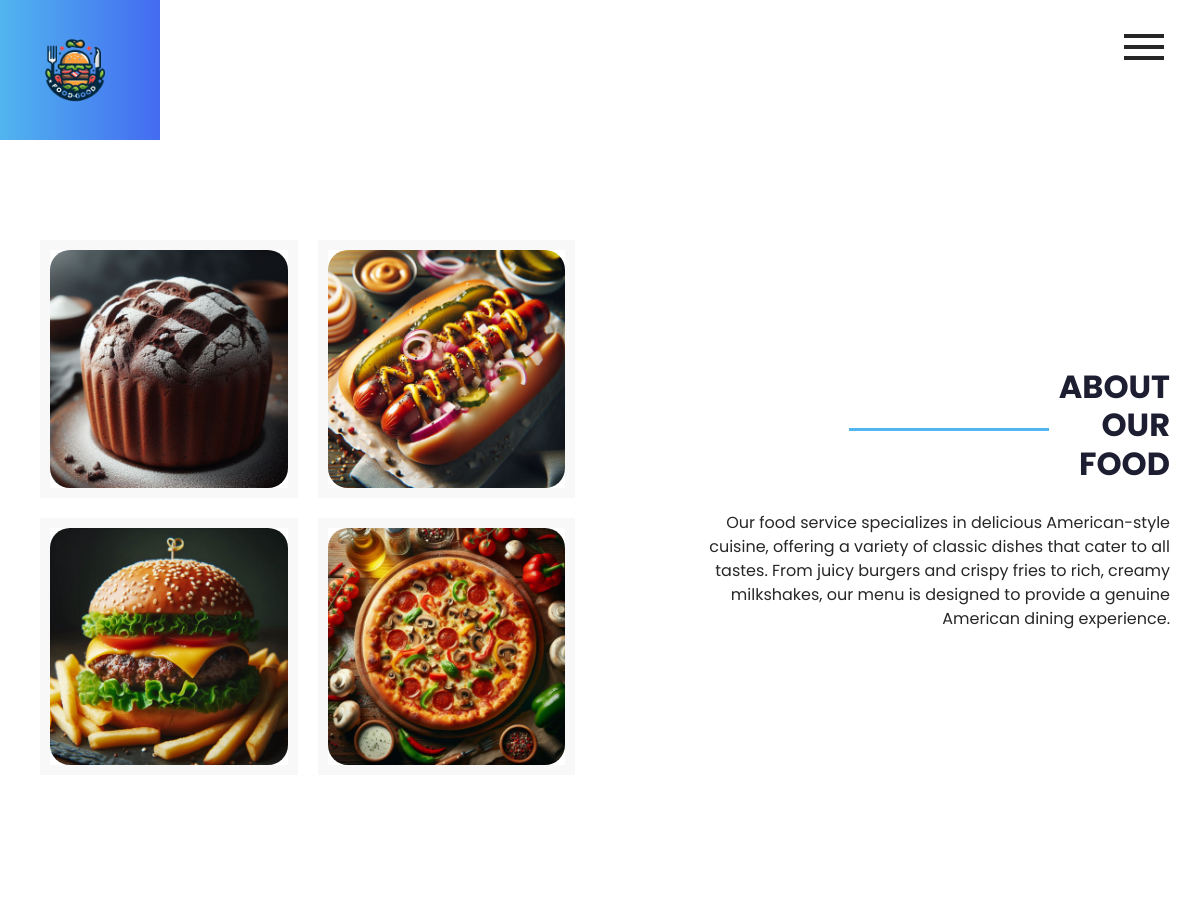
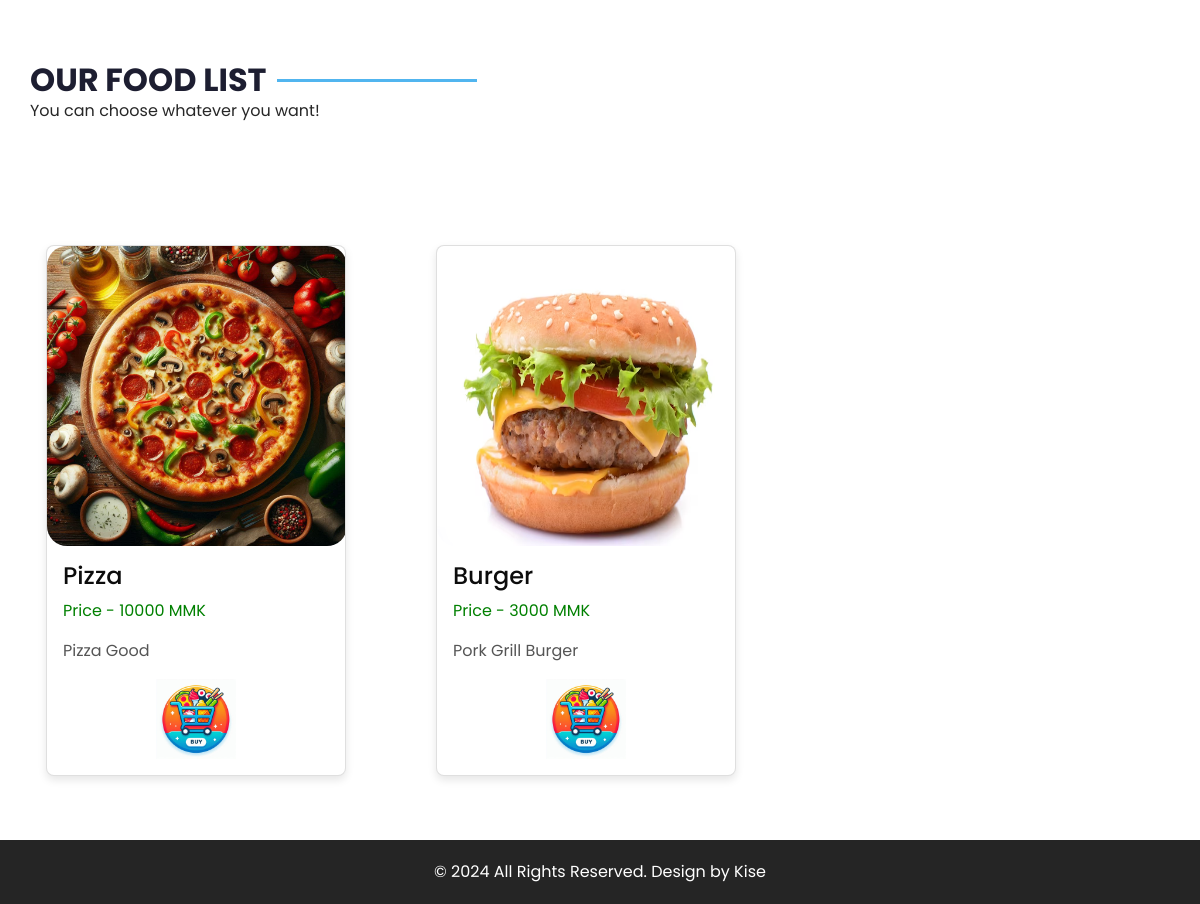
Screenshot of /food.php with the database file from the repository (2 pictures, top to bottom).
### tables this page shows
CREATE TABLE `foodlist` (
  `ID` int(11) NOT NULL,
  `Name` varchar(200) NOT NULL,
  `Price` int(20) NOT NULL,
  `Description` varchar(500) NOT NULL,
  `img` varchar(100) NOT NULL
);

### food.php (the view, shortened to what this page needs)
<!DOCTYPE html>
<html>
<head>
  <link rel="stylesheet" type="text/css"
    href="https://cdnjs.cloudflare.com/ajax/libs/OwlCarousel2/2.3.4/assets/owl.carousel.min.css" />
  <link rel="stylesheet" type="text/css" href="css/bootstrap.css" />
  <link href="css/style.css" rel="stylesheet" />
  <link href="css/responsive.css" rel="stylesheet" />
</head>
<body class="sub_page">
  <div class="hero_area">
    <header class="header_section">
      <div class="container-fluid">
        <nav class="navbar navbar-expand-lg custom_nav-container">
          <a class="navbar-brand" href="index.html">
            <img src="images/logo.png" alt="" />
          </a>
          <div class="navbar-collapse" id="">
            <div class="custom_menu-btn">
              <button onclick="openNav()">
                <span class="s-1"> </span>
                <span class="s-2"> </span>
                <span class="s-3"> </span>
              </button>
            </div>
          </div>
        </nav>
      </div>
    </header>
  </div>
  <section class="dish_section layout_padding">
    <div class="container">
      <div class="row">
        <div class="col-md-6">
          <div class="dish_container">
            <div class="box">
              <img src="images/choco.jpg" style="border-radius:20px" alt="">
            </div>
            <div class="box">
              <img src="images/hotdog.jpg" style="border-radius:20px"alt="">
            </div>
            <div class="box">
              <img src="images/meatburger.jpg"style="border-radius:20px" alt="">
            </div>
            <div class="box">
              <img src="images/pizza.jpg" style="border-radius:20px" alt="">
            </div>
          </div>
        </div>
        <div class="col-md-6">
          <div class="detail-box">
            <div class="heading_container">
              <hr>
              <h2>
                About <br>
                Our <br>
                Food
              </h2>
            </div>
            <p>
            Our food service specializes in delicious American-style cuisine,
             offering a variety of classic dishes that cater to all tastes.
              From juicy burgers and crispy fries to rich, creamy milkshakes,
             our menu is designed to provide a genuine American dining experience.
            </p>
          </div>
        </div>
      </div>
    </div>
  </section>
  <section class="hot_section layout_padding">
    <div class="container">
      <div class="heading_container">
        <h2>
          Our Food List
        </h2>
        <hr>
      </div>
      <p>
      You can choose whatever you want!
      </p>
    </div>
  </section>
  <div class="container">
       <div class="row">
    <?php
include('connection.php');
$data="SELECT * FROM foodlist ORDER BY id DESC";
$val=$con->query($data);
if ($val->num_rows > 0) {
while(list($id,$name,$price,$dis,$img) = mysqli_fetch_array($val)){
    echo "<div class='col-4'>
    <div class='card'>
    <img src='admin/img/$img'
    height='300' width='300' style='border-radius:20px;'  />
    <div class='card-content'>
        <h2 >$name</h2>
        <p style='color:green'>Price - $price MMK</p>
        <p>$dis</p>
        <center>  <a href='order.php?name=$name&price=$price'>
        <img src='images/buy.jpg' width=80 class='imageee'/> </a></center>
    </div>
</div>
<br><br>
    </div>";
}}else{
    echo "<h1 colspan='8' class='text-center'>
   <b> No data available</b></h1>";
}
?>
</div>
</div>
  <section class="container-fluid footer_section">
    <p>
      &copy; 2024 All Rights Reserved. Design by
      <a href="https://www.facebook.com/yiuwa.koko/">Kise</a>
    </p>
  </section>
</body>
</html>

### css/style.css (style rules this page uses)
p { color: #272727; }
body { font-family: 'Poppins', sans-serif; color: #0c0c0c; background-color: #ffffff; }
.layout_padding { padding: 90px 0; }
.heading_container { display: -webkit-box; display: -ms-flexbox; display: flex; -webkit-box-align: center; -ms-flex-align: center; align-items: center; }
.heading_container h2 { font-weight: bold; color: #1d1e31; position: relative; text-transform: uppercase; }
.heading_container hr { margin: 0 10px; border: none; -webkit-box-flex: 1; -ms-flex: 1; flex: 1; max-width: 200px; height: 3px; background-color: #51b5ef; }
.hero_area { height: 100vh; position: relative; }
.hero_area::before { content: ""; position: absolute; top: 0; left: 0; width: 18%; min-width: 150px; height: 100%; background: -webkit-gradient(linear, left top, right top, from(#51b5ef), to(#436bf1)); background: linear-gradient(to right, #51b5ef, #436bf1); }
.sub_page .hero_area { height: auto; }
.sub_page .hero_area::before { width: 160px; }
.header_section .container-fluid { padding-right: 25px; padding-left: 25px; }
.custom_menu-btn { z-index: 9; position: absolute; right: 5px; top: 14px; }
.custom_menu-btn button { margin-top: 12px; outline: none; border: none; background-color: transparent; }
.custom_menu-btn span { display: block; width: 40px; height: 4px; background-color: #262626; margin: 7px 0; -webkit-transition: all .3s; transition: all .3s; }
a, a:hover, a:focus { text-decoration: none; }
.navbar-brand { display: -webkit-box; display: -ms-flexbox; display: flex; -webkit-box-align: center; -ms-flex-align: center; align-items: center; font-family: 'American Typewriter', sans-serif; font-weight: 400; }
.navbar-brand img { width: 100px; margin-right: 10px; }
.custom_nav-container { z-index: 99999; padding: 15px 0; }
.dish_section .row { -webkit-box-align: center; -ms-flex-align: center; align-items: center; }
.dish_section .dish_container { display: -webkit-box; display: -ms-flexbox; display: flex; -ms-flex-wrap: wrap; flex-wrap: wrap; }
.dish_section .dish_container .box { -ms-flex-preferred-size: calc(50% - 20px); flex-basis: calc(50% - 20px); margin: 10px; border: 10px solid #f8f8f8; }
.dish_section .dish_container .box img { width: 100%; }
.dish_section .detail-box { padding-left: 10%; text-align: right; }
.dish_section .detail-box .heading_container { -webkit-box-pack: end; -ms-flex-pack: end; justify-content: flex-end; }
.dish_section .detail-box p { margin-top: 20px; }
.hot_section .heading_container h2 { margin-bottom: 0; }
.footer_section { padding: 20px; background-color: #252525; }
.footer_section p { margin: 0; text-align: center; color: #ffffff; }
.footer_section a { color: #ffffff; }

### css/responsive.css (style rules this page uses)
@media (min-width: 1200px) { .container { max-width: 1170px; } }

### food.php (style rules this page uses)
.card { background-color: white; border-radius: 8px; box-shadow: 0 4px 8px rgba(0, 0, 0, 0.1); overflow: hidden; width: 300px; margin: 1rem; transition: transform 0.2s; }
.card-content { padding: 1rem; }
.card-content h2 { margin-top: 0; font-size: 1.5rem; }
.card-content p { color: #555; }

### rows the page displays
foodlist: img (picture), Name "Pizza", Price "10000", Description "Pizza Good"
foodlist: img (picture), Name "Burger", Price "3000", Description "Pork Grill Burger"
